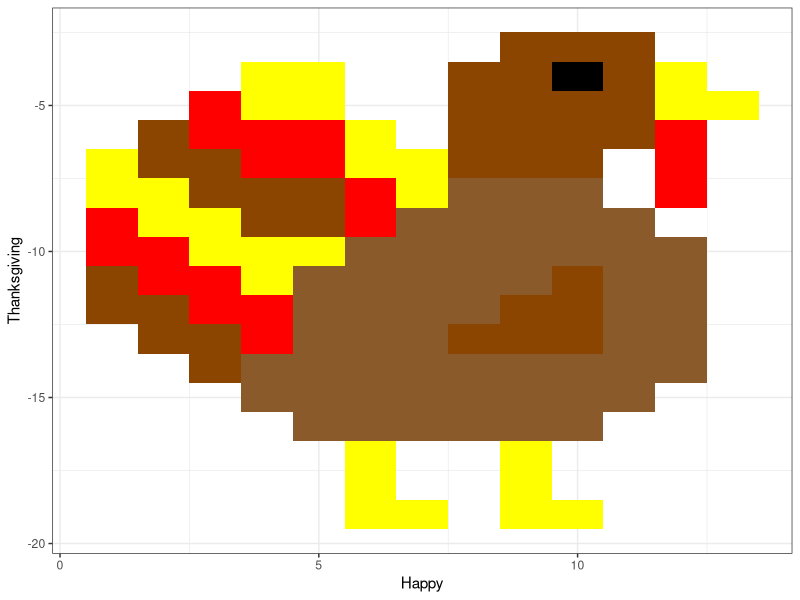

Here is the R script that generated this plot:
library(ggplot2)

## Data courtesy C. DeSante, Oberlin
t.data <- read.csv("data/tdata.csv", header = TRUE)


ggplot(data = t.data) +
    geom_tile(aes(x = Happy,
                  y = Thanksgiving,
                  fill=t.colors, width=1)) +
    scale_fill_identity() +
    theme_bw()
